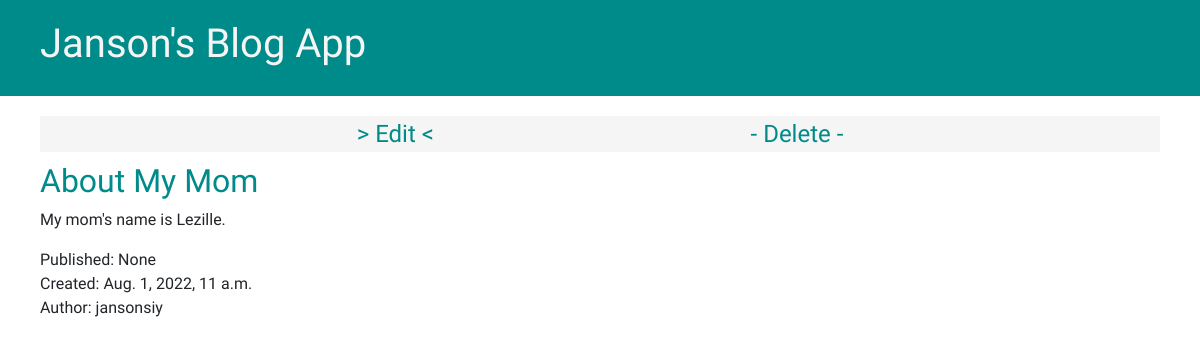
The page /post/5 on the database as committed earlier.
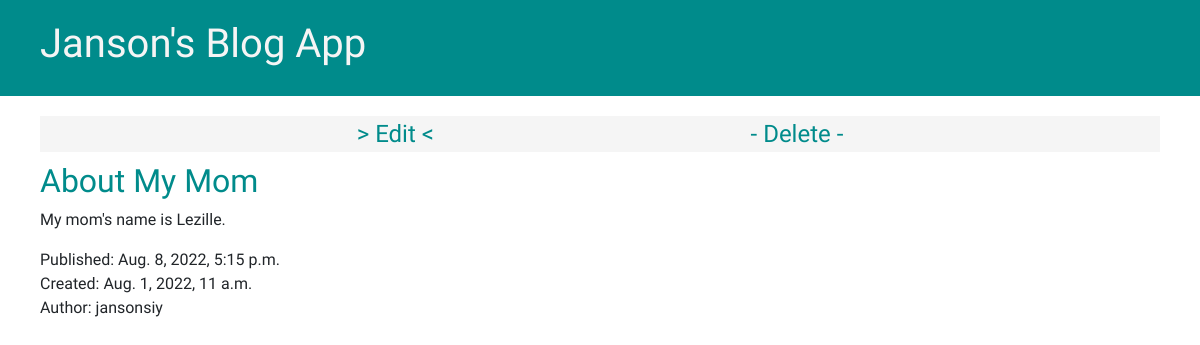
The same page on the database as committed later.
### blog/models.py (models this page shows, shortened)
class Post(models.Model):
    author = models.ForeignKey(settings.AUTH_USER_MODEL, on_delete=models.CASCADE)
    title = models.CharField(max_length=200)
    text = models.TextField()
    created_date = models.DateTimeField(default=timezone.now)
    published_date = models.DateTimeField(blank=True, null=True)

### blog/views.py (the view)
# urls.py: path('post/<int:id>', views.post_details, name='post_details'),
def post_details(request, id: int):
    post = get_object_or_404(Post, id=id)
    context = {
        'post': post,
    }
    return render(request, 'blog/post_details.html', context)

### blog/templates/blog/post_details.html
{% extends 'blog/base.html' %}
{% block content %}
    <div class="actions">
        <a href="{% url 'edit_post' post.id %}">> Edit <</a>
        <a href="{% url 'delete_post' post.id %}">- Delete -</a>
    </div>
    <article>
        <h2>{{ post.title }}</a></h2>
        <p>{{ post.text }}</p>
        <time>
            Published: {{ post.published_date }}
            <br>
            Created: {{ post.created_date }}
        </time>
        <address>Author: {{ post.author }}</address>
    </article>
{% endblock %}

Rows that differ between the two databases and show on the page:
changed Post "About My Mom": published_date "None" → "Aug. 8, 2022, 5:15 p.m."
